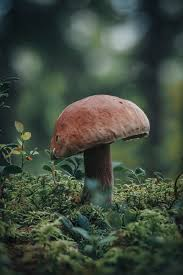
#> input picture Edge Detection/mushroooms.jpeg, 183 x 275 px, found by its file name
$ python edge_detection.py
#> lines starting #> are read from the running program, lines starting #| are printed output that depends on the picture; after the words box and inside, x2 and y2 are one past the last pixel; in counts of white or black regions, pixels touching at a corner belong together
import cv2 as cv
import numpy as np


def resize(frame, scale=0.75):
#> called with scale = 1.2
    width = int(frame.shape[0] * scale)
#> width = 330
    height = int(frame.shape[1] * scale)
#> height = 219

    dimension = (height, width)
#> dimension = (219, 330)

    return cv.resize(frame, dimension, interpolation=cv.INTER_AREA)


img1 = cv.imread('Edge Detection\mushroooms.jpeg', cv.IMREAD_GRAYSCALE)
img = resize(img1, scale=1.2)
cv.imshow('mushrroms', img)

# laplacian
lap = cv.Laplacian(img, cv.CV_64F)  # type: ignore
lap = np.uint8(np.absolute(lap))
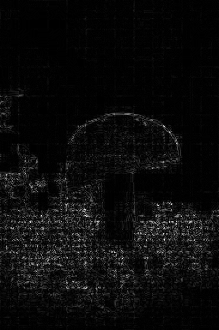
#> lap: shape (330, 219); min 0, max 247, mean 11.1
cv.imshow('Laplacian', lap)  # type: ignore

# sobel
sobelx = cv.Sobel(img, cv.CV_64F, 1, 0)
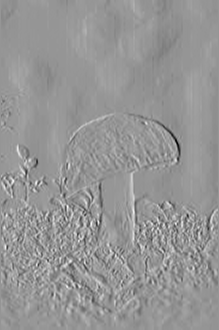
#> sobelx: shape (330, 219) float64; min -524, max 369, mean 0.6; drawn with min black and max white
sobely = cv.Sobel(img, cv.CV_64F, 0, 1)
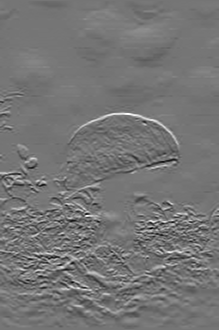
#> sobely: shape (330, 219) float64; min -427, max 498, mean -0.4; drawn with min black and max white
sobel_combined = cv.bitwise_or(sobely, sobelx)
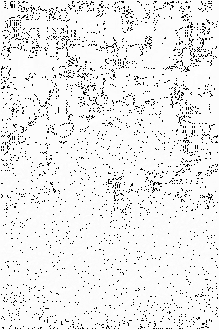
#> sobel_combined: shape (330, 219) float64; 5.95% of the values are NaN or infinite; the others: min -59136, max 511, mean -67.09; drawn with min black, max white, NaN and infinite black
cv.imshow('sobelx', sobelx)
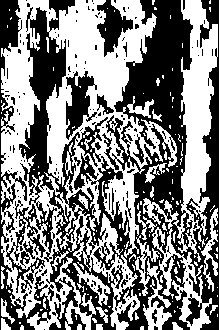
#> window 'sobelx': shape (330, 219); 50.5% white; 192 black regions (172 under 20 px), largest, box (x1, y1, x2, y2) and area: (6, 0, 219, 330) 28545, (0, 0, 51, 330) 3168, (66, 71, 97, 140) 1082
cv.imshow('sobely', sobely)
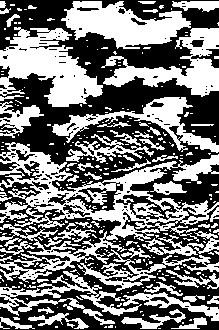
#> window 'sobely': shape (330, 219); 46.8% white; 310 white regions (249 under 20 px), largest, box (x1, y1, x2, y2) and area: (0, 142, 219, 283) 8722, (0, 27, 103, 107) 4358, (61, 1, 191, 49) 3480
cv.imshow('combined', sobel_combined)
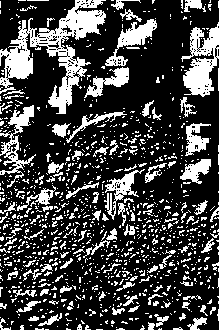
#> window 'combined': shape (330, 219); 26.1% white; 1113 white regions (992 under 20 px), largest, box (x1, y1, x2, y2) and area: (0, 0, 106, 114) 3801, (181, 22, 219, 97) 1498, (0, 105, 36, 188) 856

cv.waitKey(0)
cv.destroyAllWindows()

$ run again, with Edge Detection/cuitie pie.jpg copied over Edge Detection/mushroooms.jpeg
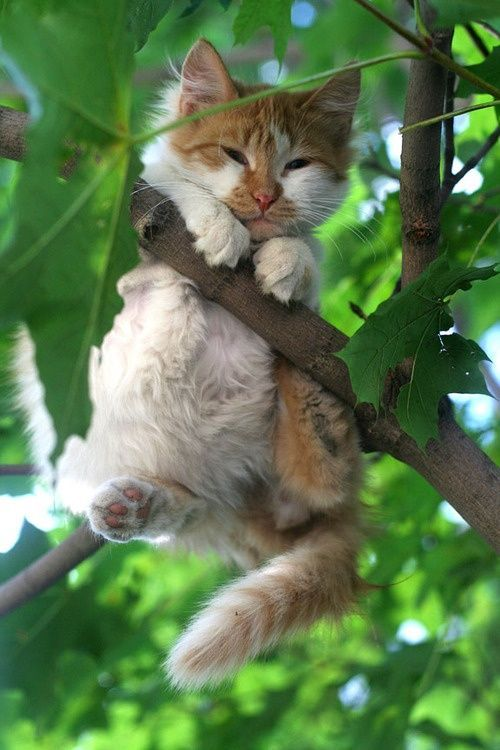
#> input picture Edge Detection/cuitie pie.jpg, 500 x 750 px, found by its file name
#> `cv.imshow('sobelx', sobelx)`:
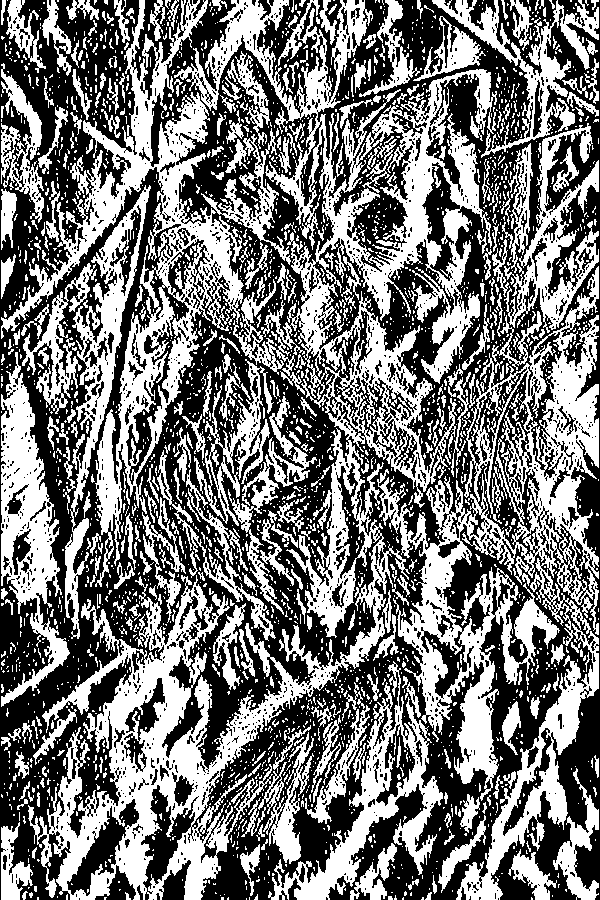
#> window 'sobelx': shape (900, 600); 46.5% white; 2685 white regions (2295 under 20 px), largest, box (x1, y1, x2, y2) and area: (28, 0, 497, 900) 77304, (377, 266, 599, 900) 39190, (1, 0, 244, 587) 25261
#> `cv.imshow('combined', sobel_combined)`:
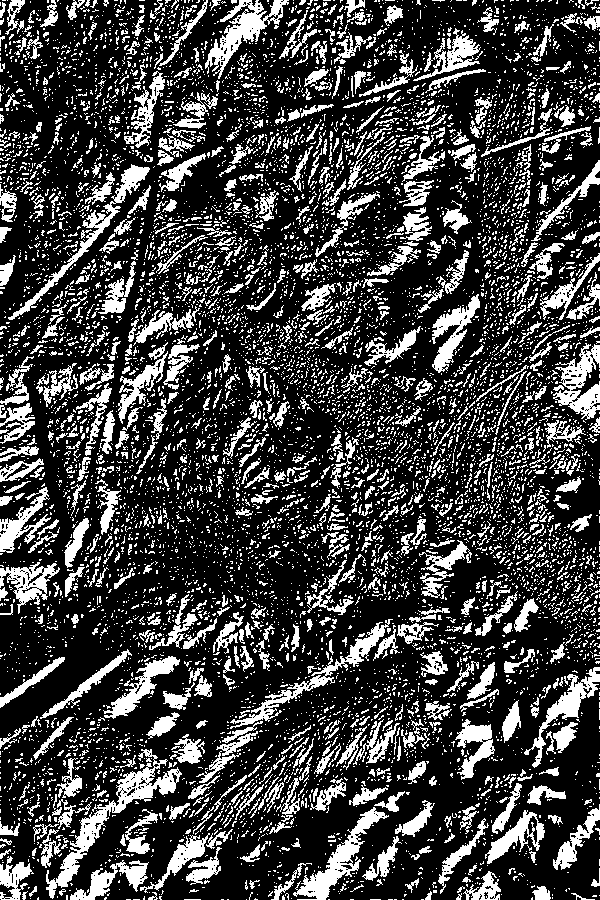
#> window 'combined': shape (900, 600); 25.3% white; 9176 white regions (8325 under 20 px), largest, box (x1, y1, x2, y2) and area: (46, 749, 182, 899) 2993, (293, 807, 389, 900) 1999, (205, 0, 289, 79) 1970
